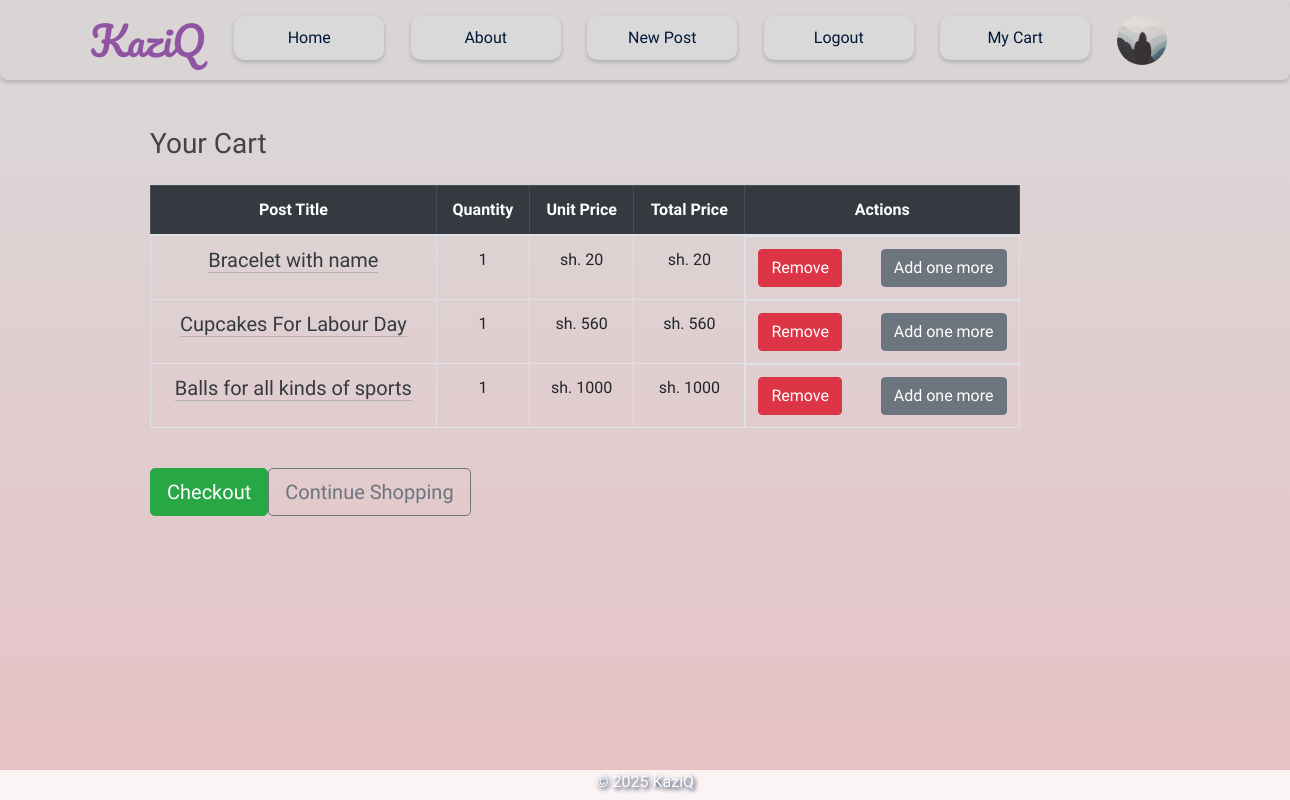
The app's page /cart (signed in), older data.
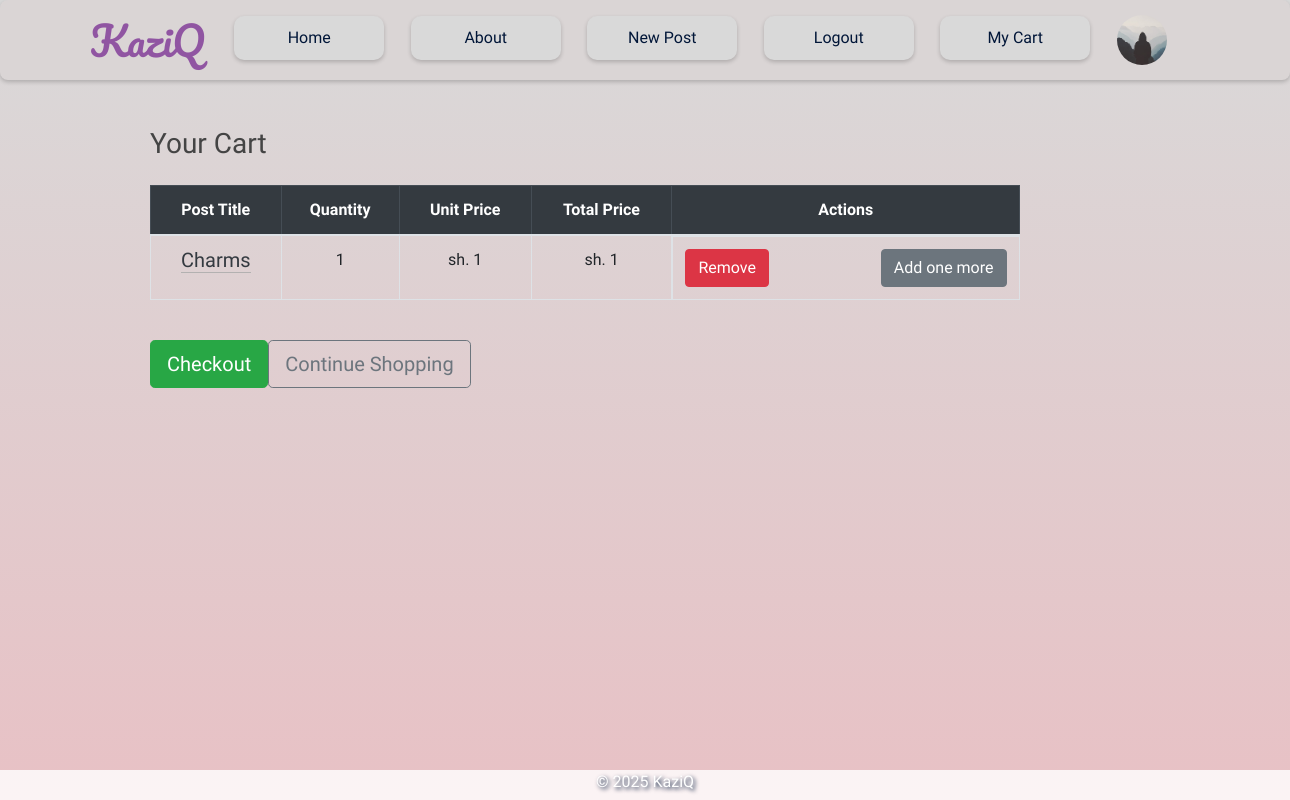
The same page, newer data.
### flaskblog/models.py (models this page shows, shortened)
class User(db.Model, UserMixin):
    id = db.Column(db.Integer, primary_key=True)
    username = db.Column(db.String(20), unique=True, nullable=False)
    email = db.Column(db.String(120), unique=True, nullable=False)
    whatsapp = db.Column(db.String(20), nullable=False)
    image_file = db.Column(db.String(20), nullable=False, default='default.jpg')
    password = db.Column(db.String(60), nullable=False)
    is_admin = db.Column(db.Boolean, nullable=False, default=False)
    account_balance = db.Column(db.Float, default=0.0)  # Current available balance
    total_sales = db.Column(db.Float, default=0.0)      # Lifetime sales
    bank_account = db.Column(db.String(50), nullable=True)
    bank_name = db.Column(db.String(100), nullable=True)
    phone_for_payment = db.Column(db.String(20), nullable=True)
    posts = db.relationship('Post', backref='author', lazy=True)

class CartItem(db.Model):
    id = db.Column(db.Integer, primary_key=True)
    user_id = db.Column(db.Integer, db.ForeignKey('user.id'), nullable=False)
    post_id = db.Column(db.Integer, db.ForeignKey('post.id'), nullable=False)
    quantity = db.Column(db.Integer, default=1)

class Post(db.Model):
    id = db.Column(db.Integer, primary_key=True)
    title = db.Column(db.String(100), nullable=False)
    date_posted = db.Column(db.DateTime, nullable=False, default=datetime.utcnow)
    content = db.Column(db.Text, nullable=False)
    price = db.Column(db.String(20), nullable=False, default='')
    user_id = db.Column(db.Integer, db.ForeignKey('user.id'), nullable=False)
    image_file = db.Column(db.String(20), nullable=True)
    cart_items = db.relationship('CartItem', backref='post', lazy=True)

### flaskblog/routes.py (the view)
@app.route('/cart')
@login_required
def view_cart():
    cart_items = CartItem.query.filter_by(user_id=current_user.id).all()
    return render_template('cart.html', title='Your Cart', cart_items=cart_items)

### flaskblog/__init__.py (called while the page is built)
@login_manager.user_loader
def load_user(user_id):
    return User.query.get(int(user_id))

@app.context_processor
def inject_min_max():
    return dict(min=min, max=max)

### flaskblog/templates/cart.html (shortened to what this page needs)
{% extends "layout.html" %}
{% block content %}
<div class="cart container mt-4">
    <h3 class="mb-4 text-center">Your Cart</h3>
    <div class="table-responsive">
        <table class="table table-bordered table-hover text-center">
            <thead class="table-dark">
                <tr>
                    <th>Post Title</th>
                    <th>Quantity</th>
                    <th>Unit Price</th>
                    <th>Total Price</th>
                    <th colspan="2">Actions</th>
                </tr>
            </thead>
            <tbody>
                {% for item in cart_items %}
                <tr>
                    <td>
                        <h5>
                            <a class="article-title text-decoration-none text-dark"
                               href="{{ url_for('post', post_id=item.post.id) }}">
                                {{ item.post.title }}
                            </a>
                        </h5>
                    </td>
                    <td>{{ item.quantity }}</td>
                    <td>sh. {{ item.post.price }}</td>
                    <td>sh. {{ item.post.price|int * item.quantity }}</td>
                    <td class="d-flex justify-content-between">
                        <form action="{{ url_for('remove_from_cart', item_id=item.id) }}" method="POST">
                            <button type="submit" class="btn btn-danger">Remove</button>
                        </form>
                        <form action="{{ url_for('add_to_cart', post_id=item.post.id) }}" method="POST">
                            <button type="submit" class="btn btn-secondary ml-3">Add one more</button>
                        </form>
                    </td>
                </tr>
                {% endfor %}
            </tbody>
        </table>
    </div>
    <div class="d-flex justify-content-between mt-4">
        <a href="{{ url_for('checkout') }}" class="btn btn-success btn-lg">Checkout</a>
        <a href="{{ url_for('home') }}" class="btn btn-outline-secondary btn-lg">Continue Shopping</a>
    </div>
</div>
{% endblock %}

### flaskblog/templates/layout.html (shortened to what this page needs)
<!DOCTYPE html>
<html lang="en">
<head>
    <link rel="stylesheet" href="https://cdn.jsdelivr.net/npm/bootstrap@4.3.1/dist/css/bootstrap.min.css">
    <link rel="stylesheet" type="text/css" href="{{ url_for('static', filename='main.css') }}">
    <link href="https://cdnjs.cloudflare.com/ajax/libs/font-awesome/5.15.4/css/all.min.css" rel="stylesheet">
</head>
<body>
    <header class="site-header">
        <nav class="navbar navbar-expand-md" id="navbar">
            <div class="container">
                <a class="navbar-brand" href="/">KaziQ</a>
                <div class="collapse navbar-collapse" id="navbarToggle">
                    <div class="navbar-nav mr-auto" id="navbar-nav">
                        <a class="nav-item nav-link" href="{{url_for('home')}}">Home</a>
                        <a class="nav-item nav-link" href="{{url_for('about')}}">About</a>
                        {% if current_user.is_authenticated %}
                        <a class="nav-item nav-link" href="{{url_for('new_post')}}">New Post</a>
                        <a class="nav-item nav-link" href="{{url_for('logout')}}">Logout</a>
                        <a class='nav-item nav-link' href="{{url_for('view_cart')}}">My Cart</a>
                        <a href="{{ url_for('account') }}">
                            <img src="{{ url_for('static', filename='profile_pics/' + current_user.image_file) }}" alt="Profile" class="rounded-circle account-img">
                        </a>
                        {% else %}
                            <a class="nav-item nav-link" href="{{url_for('login')}}">Login</a>
                            <a class="nav-item nav-link" href="{{url_for('register')}}">Register</a>
                        {% endif %}
                    </div>
                </div>
            </div>
        </nav>
    </header>
    <main role="main" class="container mt-5 pt-5">
        <div class="row">
            <div class="content-container">
                <div class="body-content">
                    <div class="wholebar">
                        <div class="actual-content">
                            {% block content %}{% endblock %}
                        </div>
                        <div class="sidebar">
                        </div>
                    </div>
                </div>
            </div>
        </div>
    </main>
    <footer>
        <div class="footer-container">
            <div class="footer">
                <p>&copy; 2025 KaziQ</p>
            </div>
        </div>
    </footer>
</body>
</html>

### flaskblog/static/main.css (style rules this page uses)
body { background-image: linear-gradient(to bottom, #D9D9D9, #E8C1C5); background-repeat: no-repeat; background-position:center; background-attachment: fixed; font-family: "Itim", cursive; font-weight: 400; font-style: normal; color: #011638; margin:0; }
h1, h2, h3, h4, h5, h6 { color: #444444; }
.site-header .navbar-nav .nav-link { color:#011638; background-color:#D9D9D9; border-radius:10px; text-align:center; padding:10px 25px; transition: background-color 0.3s; box-shadow: 0 2px 4px 0 rgba(0,0,0,0.2); }
#navbar { background-color:#dad5d5; width: 100%; height: 80px; border-radius:8px; box-shadow: 0 2px 4px 0 rgba(0,0,0,0.2); margin-top: 0; display:flex; justify-content:center; align-items:center; }
#navbar-nav { width:100%; display:flex; justify-content:space-around; align-items:end; margin-top:-5px; }
.navbar-nav .account-img { height: 50px; width: 50px; border-radius: 50%; margin-right: 20px; margin-bottom:-5px; }
.navbar-nav { margin:0; width:100%; display:flex; justify-content:space-around; }
.navbar-brand { font-family: "Pacifico", cursive; font-weight: 400; font-style: normal; color: #9055A2; font-size:2.5rem; }
.nav-item { font-family: "Itim", cursive; font-weight: 400; font-style: normal; color: #011638; width:150px; text-align:center; }
.body-content { display:flex; justify-content:center; align-items:center; flex-direction:column; }
.navbar, .navbar-collapse { filter: none; pointer-events: auto; z-index: 1050; }
.content-container { display:flex; justify-content:center; align-items:center; margin:auto; }
.actual-content { border: none; border-radius:1em; display: grid; gap: 20px; grid-template-columns: repeat(2, 1fr); height:100%; width:100%; margin-right:20px; }
.article-title { color: #2E294E; border-bottom: 1px solid #b3b1b1; margin-bottom:10px; }
.account-img { height: 125px; width: 125px; margin-right: 20px; margin-bottom: 16px; }
.cart { display:flex; justify-content:start; align-items:start; flex-direction:column; width:900px; }
footer { display:flex; justify-content:center; align-items:start; background-color: rgba(255, 255, 255, 0.8); width:100%; height: 35px; color:#ffffff; font-size:1rem; position:fixed; bottom:-5px; text-shadow: 2px 2px 4px #011638; }
.sidebar { width: 250px; padding: 20px; border-radius:1em; background:none; border-radius:0 1em 1em 0; text-align:center; }
.wholebar { display:flex; justify-content:center; align-items:center; margin:-73px 0px 50px 60px; }

Row changes from the older to the newer data that the page shows:
removed CartItem: post "Cupcakes For Labour Day", quantity "1", post.price "560", item.post.price|int*item.quantity "560"
removed CartItem: post "Balls for all kinds of sports", quantity "1", post.price "1000", item.post.price|int*item.quantity "1000"
changed CartItem: post "Bracelet with name" → "Charms"; post.price "20" → "1"; item.post.price|int*item.quantity "20" → "1"
